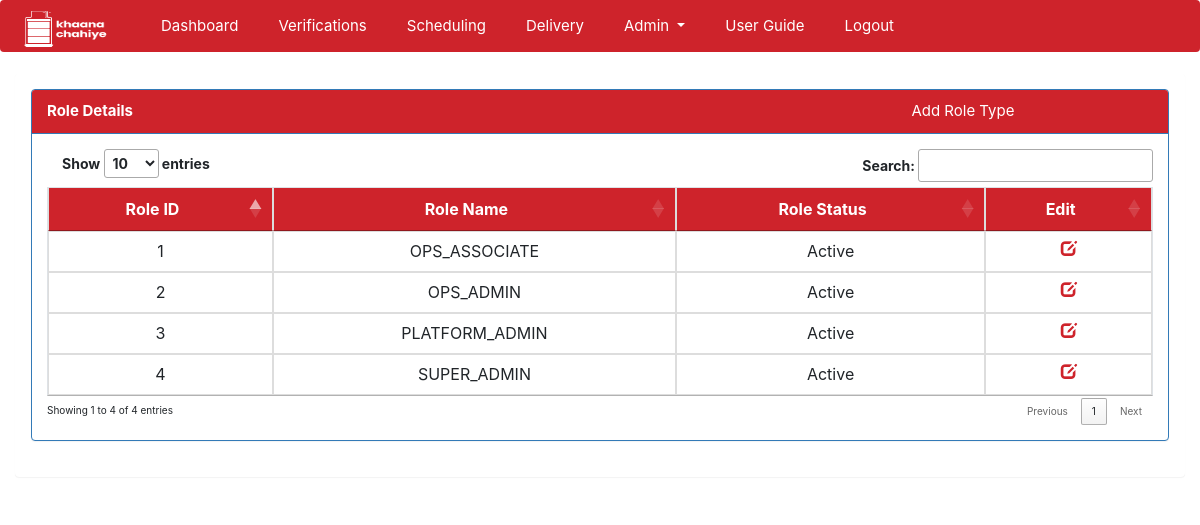
The app's page /main.php?page=admin/role/roles (signed in) with its own data.
### tables this page shows
CREATE TABLE `roles` (
  `id` bigint(20) UNSIGNED NOT NULL,
  `name` varchar(45) NOT NULL,
  `status` enum('Y','N') NOT NULL
);

### includes/functions.php (called while the page is built, shortened)
<?php
function core_encrypt($payload) {
    $key = hash('sha256', SECRET_KEY);
    $iv = substr(hash('sha256', md5("dmYHis").rand(0,9999)), 0, 16);
    $crypt = openssl_encrypt($payload, 'AES-256-CBC', $key, 0, $iv);
    $combo = base64_encode($iv . $crypt);
    $garble = urlencode($combo);
    return $garble;
}
function get_status($status) {
    if($status == 'Y') {
        $status_val = "Active";
    }else {
        $status_val = "Inactive";
    }
    return $status_val;
}
?>

### admin/role/roles.php (the view, shortened to what this page needs)
<?php
$role_details = "select * from ".roles;
$role_details_res = mysqli_query($conn,$role_details) or die(mysqli_error($conn));
?>
<html>
<div class="panel panel-primary">
  <div class="panel-heading">
    <b>Role Details</b>
    <a class="menu-list" style="margin-left: 70%;" href="<?php echo WEBSITE . "ajax_index.php?page=admin/role/add_role_modal";  ?>" data-toggle="modal" data-target="#addroleModal">
            Add Role Type</a>
  </div>
  <div class="panel-body">
    <table class="table table-bordered dt-responsive nowrap dataTable no-footer">
        <thead>
          <tr>
            <th class="text-center">Role ID</th>
            <th class="text-center">Role Name</th>
            <th class="text-center">Role Status</th>
            <th class="text-center">Edit</th>
          </tr>
        </thead>
        <tbody>
        <?php
        if(mysqli_num_rows($role_details_res) > 0):
        while($role_details_row = mysqli_fetch_array($role_details_res)):?>
          <tr>
            <td class="text-center"><?php echo $role_details_row['id']; ?></td>
            <td class="text-center"><?php echo $role_details_row['name']; ?></td>
            <td class="text-center"><?php echo get_status($role_details_row['status']); ?></td>
            <?php $role_id = core_encrypt($role_details_row['id']); ?>
            <td class="text-center"><a style="color:#CE232B !important;" href="<?php echo WEBSITE . "ajax_index.php?page=admin/role/edit_role_modal&id=" . $role_id;  ?>" data-toggle="modal" data-target="#editroleModal">
            <span class="glyphicon glyphicon-edit"></span></a>
            </td>
          </tr>
        <?php
        endwhile;
      endif;?>
        </tbody>
        </table>
  </div>
</div>
</html>

### css/index.css (style rules this page uses)
body { background: #3e4144; }

### css/home.css (style rules this page uses)
.nav-link,.menu-list,.dropdown-item { color: #ffffff !important; }
thead, .panel-heading { background-color: #CE232B; color: #fff; }
.panel-primary>.panel-heading { color: #fff; font-size: 15px !important; background-color: #CE232B; background-color: #CE232B; }

### records on screen
roles: id "1", name "OPS_ASSOCIATE", status "Active"
roles: id "2", name "OPS_ADMIN", status "Active"
roles: id "3", name "PLATFORM_ADMIN", status "Active"
roles: id "4", name "SUPER_ADMIN", status "Active"
